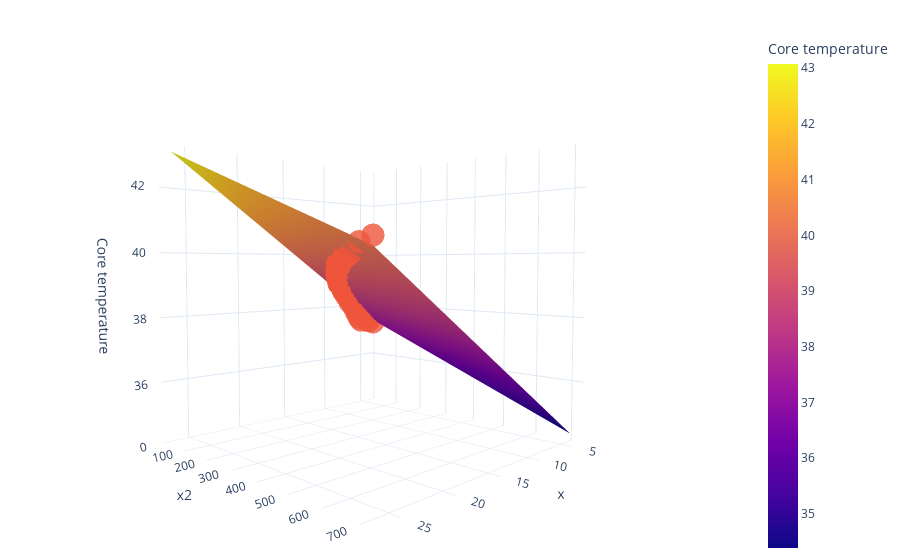

This figure's notebook cell:
### Markdown cell above
Let's chart our model as a 3D chart. We'll view $X$ and $X^2$ as two separate parameters. Notice that if you rotate the visual just right, our regression model is still a flat plane. This is why polynomial models are still considered to be `linear models`.

### Code cell
import numpy as np
fig = graphing.surface(
    x_values=np.array([min(dataset.protein_content_of_last_meal), max(dataset.protein_content_of_last_meal)]),
    y_values=np.array([min(dataset.protein_content_of_last_meal)**2, max(dataset.protein_content_of_last_meal)**2]),
    calc_z=lambda x,y: polynomial_model.params[0] + (polynomial_model.params[1] * x) + (polynomial_model.params[2] * y),
    axis_title_x="x",
    axis_title_y="x2",
    axis_title_z="Core temperature"
)
# Add our datapoints to it and display
fig.add_scatter3d(x=dataset.protein_content_of_last_meal, y=dataset.protein_content_of_last_meal**2, z=dataset.core_temperature, mode='markers')
fig.show()
